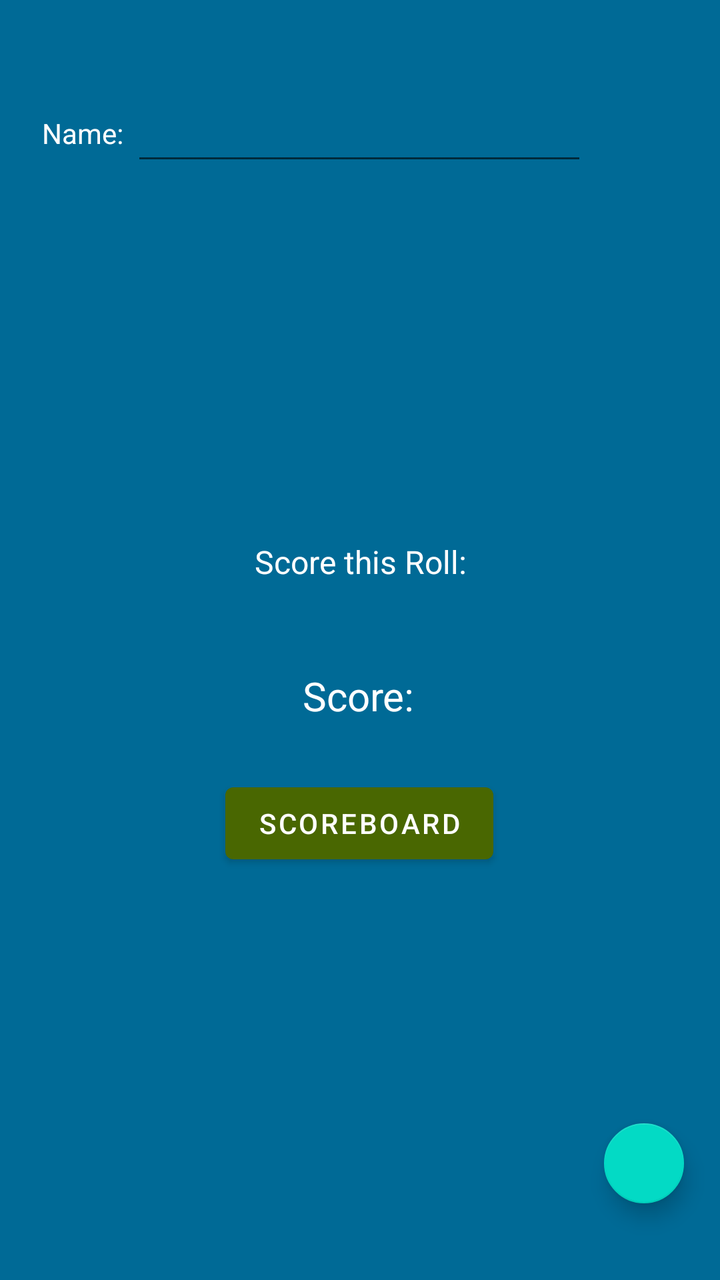
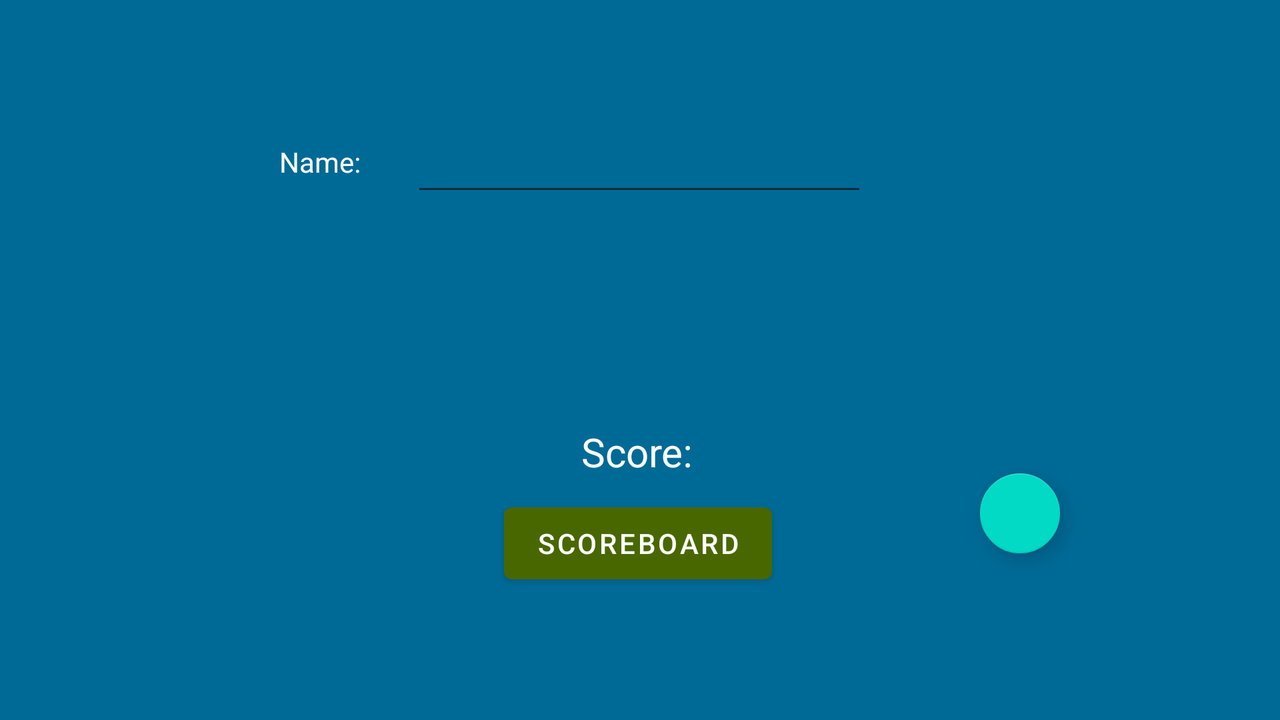

Compare how this app lays out the same screen by default and in its alternative resource folder. The renders come first, then the two layout files and the values they reference.
<!-- AndroidManifest.xml: application theme Theme.DiceGame -->
<!-- res/layout/content_main.xml -->
<?xml version="1.0" encoding="utf-8"?>
<androidx.constraintlayout.widget.ConstraintLayout xmlns:android="http://schemas.android.com/apk/res/android"
    android:id="@+id/content_main"
    xmlns:app="http://schemas.android.com/apk/res-auto"
    xmlns:tools="http://schemas.android.com/tools"
    android:layout_width="match_parent"
    android:layout_height="match_parent"
    android:background="@color/blue_background"
    tools:context=".MainActivity">

    <TextView
        android:id="@+id/txtScoreThisRound"
        android:layout_width="wrap_content"
        android:layout_height="wrap_content"
        android:layout_marginBottom="240dp"
        android:shadowColor="@color/white"
        android:text="@string/score_this_roll"
        android:textAlignment="center"
        android:textColor="@color/white"
        android:textSize="16sp"
        app:layout_constraintBottom_toBottomOf="parent"
        app:layout_constraintLeft_toLeftOf="parent"
        app:layout_constraintRight_toRightOf="parent"
        app:layout_constraintTop_toBottomOf="@+id/txtScoreEnhancer"
        app:layout_constraintVertical_bias="0.125" />

    <ImageView
        android:id="@+id/imgVDie2"
        android:layout_width="80dp"
        android:layout_height="80dp"
        android:contentDescription="@string/dice_number_2"
        app:layout_constraintBottom_toBottomOf="parent"
        app:layout_constraintEnd_toEndOf="parent"
        app:layout_constraintHorizontal_bias="0.498"
        app:layout_constraintStart_toStartOf="parent"
        app:layout_constraintTop_toBottomOf="@+id/editTxtName"
        app:layout_constraintVertical_bias="0.036"
        app:srcCompat="@drawable/die_1" />

    <TextView
        android:id="@+id/txtLudicroursBanner"
        android:layout_width="wrap_content"
        android:layout_height="wrap_content"
        android:text="@string/ludicrous_banner"
        android:visibility="invisible"
        app:layout_constraintBottom_toTopOf="@+id/txtScoreEnhancer"
        app:layout_constraintEnd_toEndOf="parent"
        app:layout_constraintStart_toStartOf="parent"
        app:layout_constraintTop_toBottomOf="@+id/imgVDie2"
        app:layout_constraintVertical_bias="0.568" />

    <ImageView
        android:id="@+id/imgVDie1"
        android:layout_width="80dp"
        android:layout_height="80dp"
        android:layout_marginEnd="8dp"
        android:contentDescription="@string/dice_number_1"
        app:layout_constraintBottom_toBottomOf="parent"
        app:layout_constraintEnd_toStartOf="@+id/imgVDie2"
        app:layout_constraintHorizontal_bias="0.545"
        app:layout_constraintStart_toStartOf="parent"
        app:layout_constraintTop_toBottomOf="@+id/editTxtName"
        app:layout_constraintVertical_bias="0.036"
        app:srcCompat="@drawable/die_1" />

    <ImageView
        android:id="@+id/imgVDie3"
        android:layout_width="80dp"
        android:layout_height="80dp"
        android:contentDescription="@string/dice_number_3"
        app:layout_constraintBottom_toBottomOf="parent"
        app:layout_constraintEnd_toEndOf="parent"
        app:layout_constraintHorizontal_bias="0.476"
        app:layout_constraintStart_toEndOf="@+id/imgVDie2"
        app:layout_constraintTop_toBottomOf="@+id/editTxtName"
        app:layout_constraintVertical_bias="0.036"
        app:srcCompat="@drawable/die_1" />

    <TextView
        android:id="@+id/txtScoreEnhancer"
        android:layout_width="wrap_content"
        android:layout_height="wrap_content"
        android:text="@string/score_enhancer"
        android:textColor="@color/white"
        app:layout_constraintBottom_toBottomOf="parent"
        app:layout_constraintEnd_toEndOf="parent"
        app:layout_constraintHorizontal_bias="0.498"
        app:layout_constraintStart_toStartOf="parent"
        app:layout_constraintTop_toBottomOf="@+id/imgVDie2"
        app:layout_constraintVertical_bias="0.116" />

    <TextView
        android:id="@+id/txtScore"
        android:layout_width="wrap_content"
        android:layout_height="wrap_content"
        android:text="@string/total_score"
        android:textColor="@color/white"
        android:textSize="20sp"
        app:layout_constraintBottom_toBottomOf="parent"
        app:layout_constraintEnd_toEndOf="parent"
        app:layout_constraintHorizontal_bias="0.498"
        app:layout_constraintStart_toStartOf="parent"
        app:layout_constraintTop_toBottomOf="@+id/txtScoreThisRound"
        app:layout_constraintVertical_bias="0.133" />

    <Button
        android:id="@+id/btnScoreBoard"
        android:layout_width="wrap_content"
        android:layout_height="wrap_content"
        android:text="@string/scoreboard_button"
        app:layout_constraintBottom_toBottomOf="parent"
        app:layout_constraintEnd_toEndOf="parent"
        app:layout_constraintHorizontal_bias="0.498"
        app:layout_constraintStart_toStartOf="parent"
        app:layout_constraintTop_toBottomOf="@+id/txtScore"
        app:layout_constraintVertical_bias="0.114" />

    <EditText
        android:id="@+id/editTxtName"
        android:layout_width="228dp"
        android:layout_height="41dp"
        android:autofillHints="Your Name"
        android:inputType="text"
        android:text=""
        app:layout_constraintBottom_toBottomOf="parent"
        app:layout_constraintEnd_toEndOf="parent"
        app:layout_constraintHorizontal_bias="0.497"
        app:layout_constraintStart_toStartOf="parent"
        app:layout_constraintTop_toTopOf="parent"
        app:layout_constraintVertical_bias="0.078" />

    <TextView
        android:id="@+id/txtViewName"
        android:layout_width="wrap_content"
        android:layout_height="wrap_content"
        android:text="@string/name"
        android:textColor="@color/white"
        app:layout_constraintBottom_toBottomOf="parent"
        app:layout_constraintEnd_toStartOf="@+id/editTxtName"
        app:layout_constraintHorizontal_bias="0.84"
        app:layout_constraintStart_toStartOf="parent"
        app:layout_constraintTop_toTopOf="parent"
        app:layout_constraintVertical_bias="0.092" />

    <com.google.android.material.floatingactionbutton.FloatingActionButton
        android:id="@+id/helpButton"
        android:layout_width="wrap_content"
        android:layout_height="wrap_content"
        android:clickable="true"
        app:fabSize="mini"
        app:layout_constraintBottom_toBottomOf="parent"
        app:layout_constraintEnd_toEndOf="parent"
        app:layout_constraintHorizontal_bias="0.955"
        app:layout_constraintStart_toStartOf="parent"
        app:layout_constraintTop_toTopOf="parent"
        app:layout_constraintVertical_bias="0.942"
        app:srcCompat="@drawable/ic_baseline_help_24" />


</androidx.constraintlayout.widget.ConstraintLayout>
<!-- resources referenced by this layout -->
<resources>
  <color name="blue_background">#006A96</color>
  <color name="white">#FFFFFFFF</color>
  <string name="dice_number_1">Dice Number 1</string>
  <string name="dice_number_2">Dice Number 2</string>
  <string name="dice_number_3">Dice Number 3</string>
  <string name="ludicrous_banner">They see me rolling....</string>
  <string name="name">Name:</string>
  <string name="score_enhancer" />
  <string name="score_this_roll">Score this Roll: </string>
  <string name="scoreboard_button">Scoreboard</string>
  <string name="total_score">Score: </string>
  <style name="Theme.DiceGame" parent="Theme.MaterialComponents.DayNight.DarkActionBar">
          
          
          <item name="colorPrimary">#496701</item>
          
          <item name="colorPrimaryVariant">#6a9600</item>
          <item name="colorOnPrimary">@color/white</item>
          
          <item name="colorSecondary">@color/teal_200</item>
          <item name="colorSecondaryVariant">@color/teal_700</item>
          <item name="colorOnSecondary">@color/black</item>
          
          <item name="android:statusBarColor" tools:targetApi="l">?attr/colorPrimaryVariant</item>
          
      </style>
  <color name="teal_200">#FF03DAC5</color>
  <color name="teal_700">#FF018786</color>
  <color name="black">#FF000000</color>
</resources>
<!-- res/layout-land/content_main.xml (the repository's variant of the layout above) -->
<!-- drawn on the phone turned sideways -->
<?xml version="1.0" encoding="utf-8"?>
<androidx.constraintlayout.widget.ConstraintLayout xmlns:android="http://schemas.android.com/apk/res/android"
    android:id="@+id/content_main"
    xmlns:app="http://schemas.android.com/apk/res-auto"
    xmlns:tools="http://schemas.android.com/tools"
    android:layout_width="match_parent"
    android:layout_height="match_parent"
    android:background="@color/blue_background"
    tools:context=".MainActivity">

    <TextView
        android:id="@+id/txtScoreThisRound"
        android:layout_width="wrap_content"
        android:layout_height="wrap_content"
        android:layout_marginBottom="240dp"
        android:shadowColor="@color/white"
        android:text="@string/score_this_roll"
        android:textAlignment="center"
        android:textColor="@color/white"
        android:textSize="16sp"
        app:layout_constraintBottom_toBottomOf="parent"
        app:layout_constraintLeft_toLeftOf="parent"
        app:layout_constraintRight_toRightOf="parent"
        app:layout_constraintTop_toBottomOf="@+id/txtScoreEnhancer"
        app:layout_constraintVertical_bias="0.125" />

    <ImageView
        android:id="@+id/imgVDie2"
        android:layout_width="80dp"
        android:layout_height="80dp"
        android:contentDescription="@string/dice_number_2"
        app:layout_constraintBottom_toBottomOf="parent"
        app:layout_constraintEnd_toEndOf="parent"
        app:layout_constraintHorizontal_bias="0.498"
        app:layout_constraintStart_toStartOf="parent"
        app:layout_constraintTop_toBottomOf="@+id/editTxtName"
        app:layout_constraintVertical_bias="0.036"
        app:srcCompat="@drawable/die_1" />

    <TextView
        android:id="@+id/txtLudicroursBanner"
        android:layout_width="wrap_content"
        android:layout_height="wrap_content"
        android:text="@string/ludicrous_banner"
        android:visibility="invisible"
        app:layout_constraintBottom_toTopOf="@+id/txtScoreEnhancer"
        app:layout_constraintEnd_toEndOf="parent"
        app:layout_constraintStart_toStartOf="parent"
        app:layout_constraintTop_toBottomOf="@+id/imgVDie2"
        app:layout_constraintVertical_bias="0.568" />

    <ImageView
        android:id="@+id/imgVDie1"
        android:layout_width="80dp"
        android:layout_height="80dp"
        android:layout_marginEnd="8dp"
        android:contentDescription="@string/dice_number_1"
        app:layout_constraintBottom_toBottomOf="parent"
        app:layout_constraintEnd_toStartOf="@+id/imgVDie2"
        app:layout_constraintHorizontal_bias="0.545"
        app:layout_constraintStart_toStartOf="parent"
        app:layout_constraintTop_toBottomOf="@+id/editTxtName"
        app:layout_constraintVertical_bias="0.036"
        app:srcCompat="@drawable/die_1" />

    <ImageView
        android:id="@+id/imgVDie3"
        android:layout_width="80dp"
        android:layout_height="80dp"
        android:contentDescription="@string/dice_number_3"
        app:layout_constraintBottom_toBottomOf="parent"
        app:layout_constraintEnd_toEndOf="parent"
        app:layout_constraintHorizontal_bias="0.476"
        app:layout_constraintStart_toEndOf="@+id/imgVDie2"
        app:layout_constraintTop_toBottomOf="@+id/editTxtName"
        app:layout_constraintVertical_bias="0.036"
        app:srcCompat="@drawable/die_1" />

    <TextView
        android:id="@+id/txtScoreEnhancer"
        android:layout_width="wrap_content"
        android:layout_height="wrap_content"
        android:text="@string/score_enhancer"
        android:textColor="@color/white"
        app:layout_constraintBottom_toBottomOf="parent"
        app:layout_constraintEnd_toEndOf="parent"
        app:layout_constraintHorizontal_bias="0.498"
        app:layout_constraintStart_toStartOf="parent"
        app:layout_constraintTop_toBottomOf="@+id/imgVDie2"
        app:layout_constraintVertical_bias="0.116" />

    <TextView
        android:id="@+id/txtScore"
        android:layout_width="wrap_content"
        android:layout_height="wrap_content"
        android:text="@string/total_score"
        android:textColor="@color/white"
        android:textSize="20sp"
        app:layout_constraintBottom_toBottomOf="parent"
        app:layout_constraintEnd_toEndOf="parent"
        app:layout_constraintHorizontal_bias="0.498"
        app:layout_constraintStart_toStartOf="parent"
        app:layout_constraintTop_toBottomOf="@+id/txtScoreThisRound"
        app:layout_constraintVertical_bias="0.133" />

    <Button
        android:id="@+id/btnScoreBoard"
        android:layout_width="wrap_content"
        android:layout_height="wrap_content"
        android:text="@string/scoreboard_button"
        app:layout_constraintBottom_toBottomOf="parent"
        app:layout_constraintEnd_toEndOf="parent"
        app:layout_constraintHorizontal_bias="0.498"
        app:layout_constraintStart_toStartOf="parent"
        app:layout_constraintTop_toBottomOf="@+id/txtScore"
        app:layout_constraintVertical_bias="0.114" />

    <EditText
        android:id="@+id/editTxtName"
        android:layout_width="228dp"
        android:layout_height="41dp"
        android:autofillHints="Your Name"
        android:inputType="text"
        android:text=""
        app:layout_constraintBottom_toBottomOf="parent"
        app:layout_constraintEnd_toEndOf="parent"
        app:layout_constraintHorizontal_bias="0.499"
        app:layout_constraintStart_toStartOf="parent"
        app:layout_constraintTop_toTopOf="parent"
        app:layout_constraintVertical_bias="0.194" />

    <TextView
        android:id="@+id/txtViewName"
        android:layout_width="wrap_content"
        android:layout_height="wrap_content"
        android:text="@string/name"
        android:textColor="@color/white"
        app:layout_constraintBottom_toBottomOf="parent"
        app:layout_constraintEnd_toStartOf="@+id/editTxtName"
        app:layout_constraintHorizontal_bias="0.847"
        app:layout_constraintStart_toStartOf="parent"
        app:layout_constraintTop_toTopOf="parent"
        app:layout_constraintVertical_bias="0.209" />

    <com.google.android.material.floatingactionbutton.FloatingActionButton
        android:id="@+id/helpButton"
        android:layout_width="wrap_content"
        android:layout_height="wrap_content"
        android:clickable="true"
        app:fabSize="mini"
        app:layout_constraintBottom_toBottomOf="parent"
        app:layout_constraintEnd_toEndOf="parent"
        app:layout_constraintHorizontal_bias="0.486"
        app:layout_constraintStart_toEndOf="@+id/btnScoreBoard"
        app:layout_constraintTop_toTopOf="parent"
        app:layout_constraintVertical_bias="0.746"
        app:srcCompat="@drawable/ic_baseline_help_24" />


</androidx.constraintlayout.widget.ConstraintLayout>
